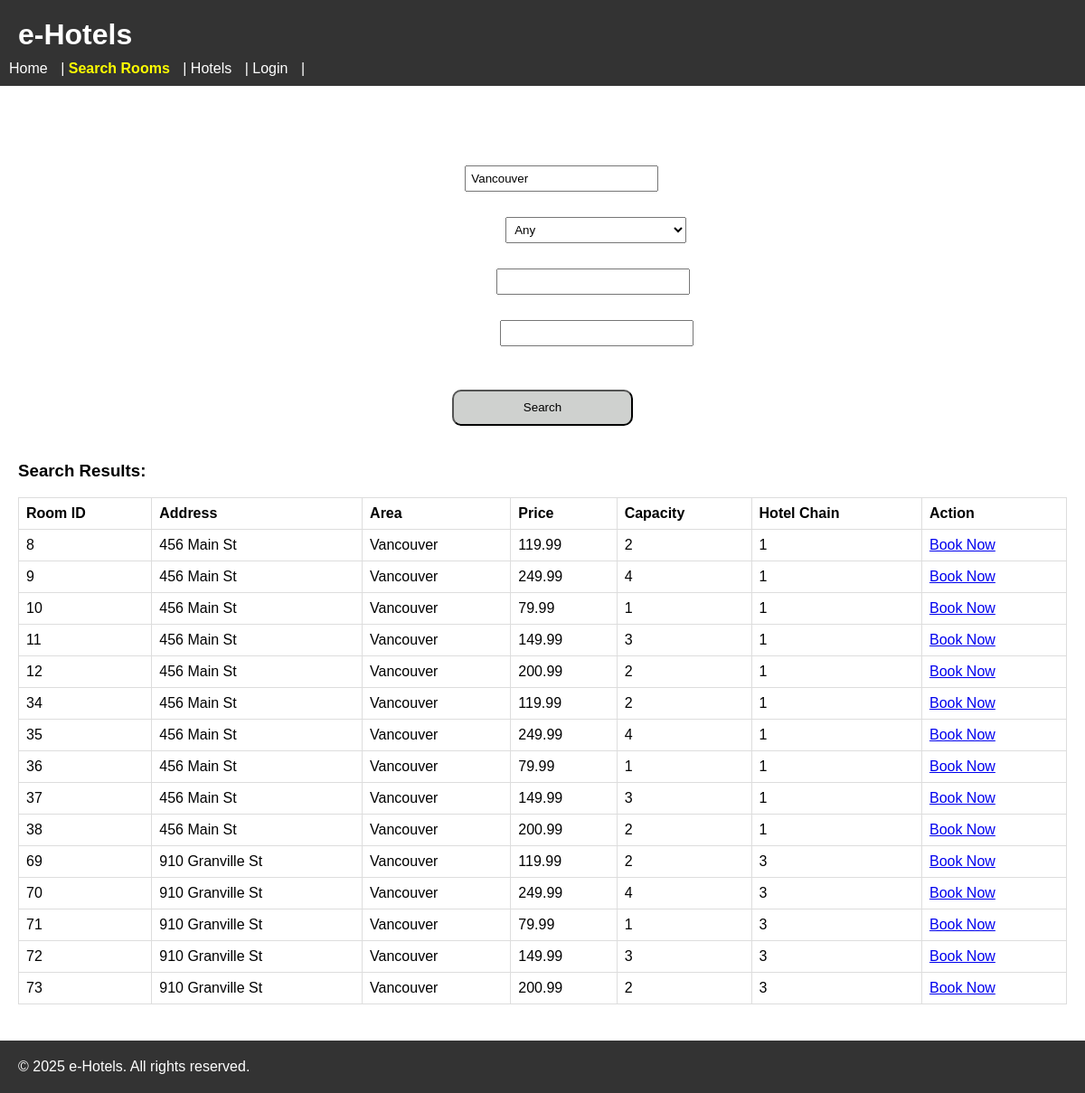
Page /website/search.php?area=Vancouver on the committed database.
### tables this page shows
CREATE TABLE HOTELROOM (
    roomid INT AUTO_INCREMENT PRIMARY KEY,
    roomprice DECIMAL(10,2),
    roomcapacity INT,
    roomviewtype ENUM('sea','mountain','city','garden','pool','street'),
    roomexpandable BOOLEAN,
    roomcommodities VARCHAR(255),   
    roomproblems TEXT,
    hotelid INT,
    FOREIGN KEY (hotelid) REFERENCES HOTEL(hotelid) ON DELETE CASCADE
);

CREATE TABLE HOTEL (
    hotelid INT PRIMARY KEY,
    chainid INT,
    hotelrating DECIMAL(2,1),
    hotelnumrooms INT,
    hoteladdress VARCHAR(255),
    hotelcity VARCHAR(255),
    hotelpostalcode VARCHAR(255),
    hotelphonenum VARCHAR(255),
    hotelemail VARCHAR(255),
    managerssn VARCHAR(50) NOT NULL,
    hotelname VARCHAR(255),
    CHECK (hotelrating >= 0 AND hotelrating <= 5),
    FOREIGN KEY (chainid) REFERENCES HOTELCHAIN(chainid) ON DELETE CASCADE
);

CREATE TABLE HOTELCHAIN (
    chainid INT AUTO_INCREMENT PRIMARY KEY,
    chainnumhotels INT,
    bureauaddress VARCHAR(255),
    bureaucity VARCHAR(255),
    bureaupostalcode VARCHAR(255),
    chainphonenum VARCHAR(255),   
    chainemail VARCHAR(255),      
    chainname VARCHAR(255)
);

### website/search.php (the view, shortened to what this page needs)
<?php
include 'header.php';
include 'config.php';
$where = [];
$params = [];
if (isset($_GET['area']) && $_GET['area'] != '') {
    $where[] = "h.hotelcity = ?";
    $params[] = $_GET['area'];
}
$whereSQL = count($where) ? "WHERE " . implode(" AND ", $where) : "";
$sql = "SELECT r.roomid AS room_id, h.hoteladdress AS address, h.hotelcity AS area, r.roomprice AS price, r.roomcapacity AS capacity, hc.chainid AS chain_id
        FROM HOTELROOM r
        JOIN HOTEL h ON r.hotelid = h.hotelid
        JOIN HOTELCHAIN hc ON h.chainid = hc.chainid
        $whereSQL";
$stmt = $pdo->prepare($sql);
$stmt->execute($params);
$results = $stmt->fetchAll();
?>
<div class="container2">
    <h2>Search Available Rooms</h2>
    <form method="get" action="">
        <label for="area">Area:</label>
        <input type="text" id="area" name="area" value="<?php echo htmlspecialchars($_GET['area'] ?? ''); ?>"><br><br>
        <label for="capacity">Room Capacity:</label>
        <select id="capacity" name="capacity">
            <option value="">Any</option>
        </select><br><br>
        <label for="hotel_chain">Hotel Chain ID:</label>
        <input type="text" id="hotel_chain" name="hotel_chain" value="<?php echo htmlspecialchars($_GET['hotel_chain'] ?? ''); ?>"><br><br>
        <label for="max_price">Maximum Price:</label>
        <input type="number" id="max_price" name="max_price" step="0.01" value="<?php echo htmlspecialchars($_GET['max_price'] ?? ''); ?>"><br><br>
        <input type="submit" value="Search">
    </form>
</div>
<h3>Search Results:</h3>
<table border="1">
    <tr>
        <th>Room ID</th>
        <th>Address</th>
        <th>Area</th>
        <th>Price</th>
        <th>Capacity</th>
        <th>Hotel Chain</th>
        <th>Action</th>
    </tr>
    <?php foreach($results as $room): ?>
    <tr>
        <td><?php echo htmlspecialchars($room['room_id']); ?></td>
        <td><?php echo htmlspecialchars($room['address']); ?></td>
        <td><?php echo htmlspecialchars($room['area']); ?></td>
        <td><?php echo htmlspecialchars($room['price']); ?></td>
        <td><?php echo htmlspecialchars($room['capacity']); ?></td>
        <td><?php echo htmlspecialchars($room['chain_id']); ?></td>
        <td><a href="book.php?room_id=<?php echo htmlspecialchars($room['room_id']); ?>">Book Now</a></td>
    </tr>
    <?php endforeach; ?>
</table>
<?php include 'footer.php'; ?>

### website/styles.css (style rules this page uses)
body { font-family: Arial, sans-serif; margin: 0; padding: 0; }
table { width: 100%; border-collapse: collapse; margin-bottom: 20px; }
table, th, td { border: 1px solid #ddd; }
th, td { padding: 8px; text-align: left; }
form input[type="text"], form input[type="date"], form input[type="number"], form select { padding: 5px; margin-bottom: 10px; width: 200px; }
form input[type="submit"] { padding: 5px 10px; }
.container2 { position: relative; display: flex; flex-direction: column; align-items: center; justify-content: center; color: white; text-align: center; }
input[type="submit"] { background: #cfd1cf; height: 40px; width: 200px; border-radius: 10px; color: black; cursor: pointer; margin-top: 20px; margin-bottom: 20px; transition: background 0.3s ease; }

### rows in the picture
hotelroom: roomid "8", hotelid.hoteladdress "456 Main St", hotelid.hotelcity "Vancouver", roomprice "119.99", roomcapacity "2", hotelchain.chainid "1"
hotelroom: roomid "9", hotelid.hoteladdress "456 Main St", hotelid.hotelcity "Vancouver", roomprice "249.99", roomcapacity "4", hotelchain.chainid "1"
hotelroom: roomid "10", hotelid.hoteladdress "456 Main St", hotelid.hotelcity "Vancouver", roomprice "79.99", roomcapacity "1", hotelchain.chainid "1"
hotelroom: roomid "11", hotelid.hoteladdress "456 Main St", hotelid.hotelcity "Vancouver", roomprice "149.99", roomcapacity "3", hotelchain.chainid "1"
hotelroom: roomid "12", hotelid.hoteladdress "456 Main St", hotelid.hotelcity "Vancouver", roomprice "200.99", roomcapacity "2", hotelchain.chainid "1"
hotelroom: roomid "34", hotelid.hoteladdress "456 Main St", hotelid.hotelcity "Vancouver", roomprice "119.99", roomcapacity "2", hotelchain.chainid "1"
hotelroom: roomid "35", hotelid.hoteladdress "456 Main St", hotelid.hotelcity "Vancouver", roomprice "249.99", roomcapacity "4", hotelchain.chainid "1"
hotelroom: roomid "36", hotelid.hoteladdress "456 Main St", hotelid.hotelcity "Vancouver", roomprice "79.99", roomcapacity "1", hotelchain.chainid "1"
hotelroom: roomid "37", hotelid.hoteladdress "456 Main St", hotelid.hotelcity "Vancouver", roomprice "149.99", roomcapacity "3", hotelchain.chainid "1"
hotelroom: roomid "38", hotelid.hoteladdress "456 Main St", hotelid.hotelcity "Vancouver", roomprice "200.99", roomcapacity "2", hotelchain.chainid "1"
hotelroom: roomid "69", hotelid.hoteladdress "910 Granville St", hotelid.hotelcity "Vancouver", roomprice "119.99", roomcapacity "2", hotelchain.chainid "3"
hotelroom: roomid "70", hotelid.hoteladdress "910 Granville St", hotelid.hotelcity "Vancouver", roomprice "249.99", roomcapacity "4", hotelchain.chainid "3"
hotelroom: roomid "71", hotelid.hoteladdress "910 Granville St", hotelid.hotelcity "Vancouver", roomprice "79.99", roomcapacity "1", hotelchain.chainid "3"
hotelroom: roomid "72", hotelid.hoteladdress "910 Granville St", hotelid.hotelcity "Vancouver", roomprice "149.99", roomcapacity "3", hotelchain.chainid "3"
hotelroom: roomid "73", hotelid.hoteladdress "910 Granville St", hotelid.hotelcity "Vancouver", roomprice "200.99", roomcapacity "2", hotelchain.chainid "3"
